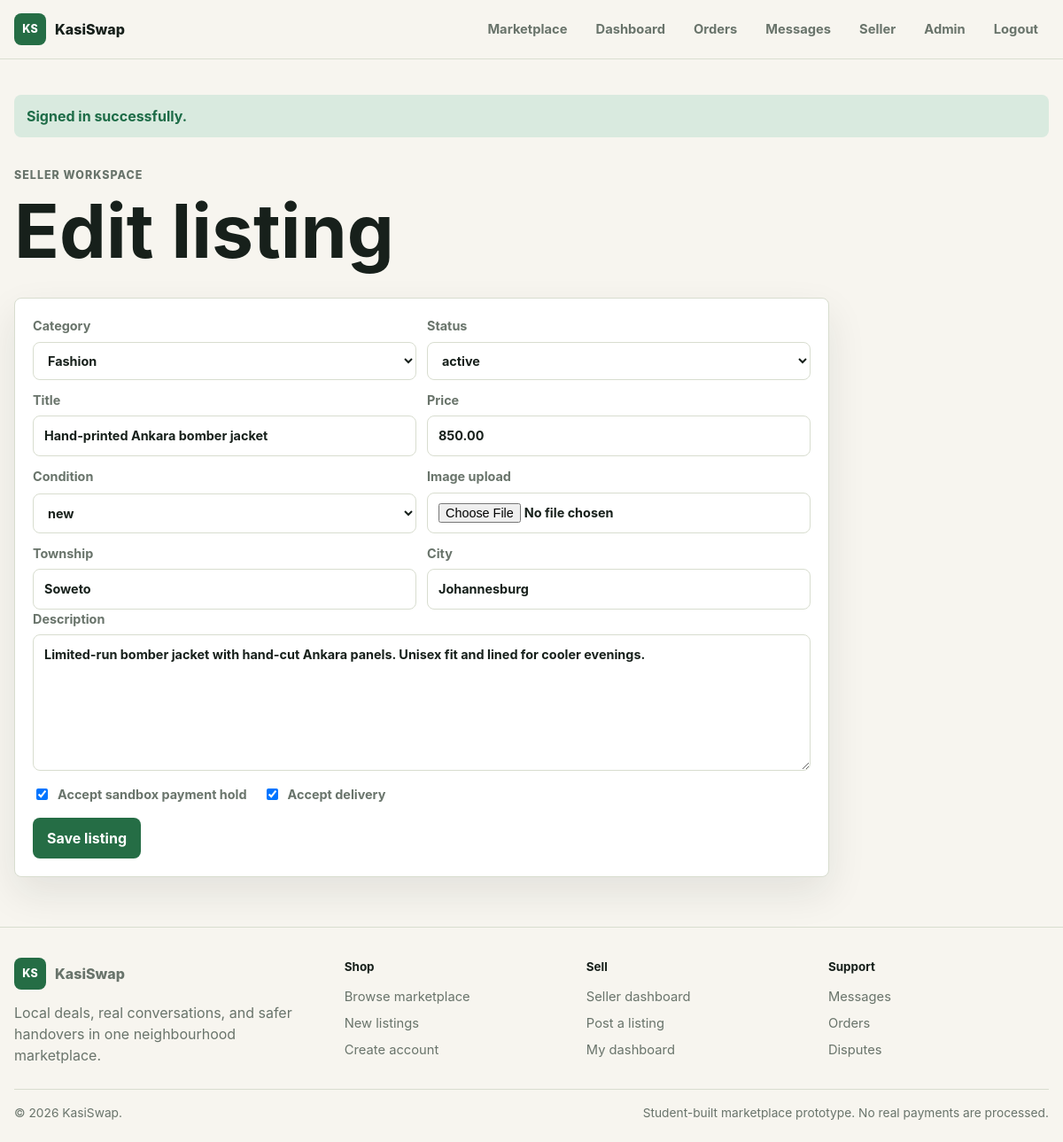
Page /seller-listing-form.php?id=1 (signed in) on the committed database.
### tables this page shows
CREATE TABLE listings (
  id INT AUTO_INCREMENT PRIMARY KEY,
  seller_id INT NOT NULL,
  category_id INT NOT NULL,
  title VARCHAR(160) NOT NULL,
  slug VARCHAR(180) NOT NULL UNIQUE,
  description TEXT NOT NULL,
  price DECIMAL(10,2) NOT NULL,
  item_condition ENUM('new', 'like_new', 'good', 'fair') NOT NULL,
  status ENUM('active', 'reserved', 'sold', 'draft', 'hidden') NOT NULL DEFAULT 'active',
  location_township VARCHAR(100) NOT NULL,
  location_city VARCHAR(100) NOT NULL,
  accepts_escrow TINYINT(1) NOT NULL DEFAULT 1,
  accepts_delivery TINYINT(1) NOT NULL DEFAULT 1,
  created_at TIMESTAMP NOT NULL DEFAULT CURRENT_TIMESTAMP,
  CONSTRAINT fk_listings_seller FOREIGN KEY (seller_id) REFERENCES users(id),
  CONSTRAINT fk_listings_category FOREIGN KEY (category_id) REFERENCES categories(id),
  INDEX idx_listings_search (status, category_id, location_township, price)
);

### app/database.php (called while the page is built, shortened)
<?php
function db(): PDO
{
    static $pdo = null;
    if ($pdo instanceof PDO) {
        return $pdo;
    }
    $config = app_config();
    $dsn = sprintf(
        'mysql:host=%s;port=%s;dbname=%s;charset=utf8mb4',
        $config['db_host'],
        $config['db_port'],
        $config['db_name']
    );
    $pdo = new PDO($dsn, $config['db_user'], $config['db_pass'], [
        PDO::ATTR_ERRMODE => PDO::ERRMODE_EXCEPTION,
        PDO::ATTR_DEFAULT_FETCH_MODE => PDO::FETCH_ASSOC,
        PDO::ATTR_EMULATE_PREPARES => false,
    ]);
    return $pdo;
}

### app/services.php (called while the page is built, shortened)
<?php
function get_categories(): array
{
    return db()->query('SELECT * FROM categories ORDER BY name')->fetchAll();
}
function get_listing_image(int $listingId): string
{
    $stmt = db()->prepare('SELECT image_path FROM listing_images WHERE listing_id = ? ORDER BY is_primary DESC, id ASC LIMIT 1');
    $stmt->execute([$listingId]);
    $image = $stmt->fetchColumn();
    return $image ?: '/assets/img/placeholder.svg';
}
function get_listing(int $id): ?array
{
    $stmt = db()->prepare(
        'SELECT l.*, c.name AS category_name, u.full_name AS seller_name, u.verification_level, u.township AS seller_township,
                sp.store_name, sp.store_bio, sp.total_sales
         FROM listings l
         JOIN categories c ON c.id = l.category_id
         JOIN users u ON u.id = l.seller_id
         LEFT JOIN seller_profiles sp ON sp.user_id = u.id
         WHERE l.id = ? LIMIT 1'
    );
    $stmt->execute([$id]);
    $listing = $stmt->fetch();
    $listing['image_path'] = get_listing_image((int) $listing['id']);
    return $listing;
}

### app/helpers.php (called while the page is built, shortened)
<?php
function e(?string $value): string
{
    return htmlspecialchars($value ?? '', ENT_QUOTES, 'UTF-8');
}
function selected(string $actual, string $expected): string
{
    return $actual === $expected ? 'selected' : '';
}
function checked(bool $condition): string
{
    return $condition ? 'checked' : '';
}

### public/seller-listing-form.php (the view, shortened to what this page needs)
<?php
$user = require_role(['seller', 'admin']);
$listingId = (int) ($_GET['id'] ?? $_POST['id'] ?? 0);
$listing = $listingId ? get_listing($listingId) : null;
$categories = get_categories();
?>
<section class="page-heading">
    <p class="eyebrow">Seller workspace</p>
    <h1><?= $listing ? 'Edit listing' : 'Create listing' ?></h1>
</section>
<form class="panel wide" method="post" enctype="multipart/form-data">
    <div class="form-grid two">
        <label>Category
            <select name="category_id" required>
                <?php foreach ($categories as $category): ?>
                    <option value="<?= (int) $category['id'] ?>" <?= selected((string) ($listing['category_id'] ?? ''), (string) $category['id']) ?>><?= e($category['name']) ?></option>
                <?php endforeach; ?>
            </select>
        </label>
        <label>Status
            <select name="status">
                <?php foreach (['active', 'reserved', 'sold', 'draft', 'hidden'] as $status): ?>
                    <option value="<?= e($status) ?>" <?= selected((string) ($listing['status'] ?? 'active'), $status) ?>><?= e($status) ?></option>
                <?php endforeach; ?>
            </select>
        </label>
        <label>Title <input name="title" value="<?= e($listing['title'] ?? '') ?>" required></label>
        <label>Price <input type="number" step="0.01" min="1" name="price" value="<?= e((string) ($listing['price'] ?? '')) ?>" required></label>
        <label>Condition
            <select name="item_condition">
                <?php foreach (['new', 'like_new', 'good', 'fair'] as $condition): ?>
                    <option value="<?= e($condition) ?>" <?= selected((string) ($listing['item_condition'] ?? 'good'), $condition) ?>><?= e(str_replace('_', ' ', $condition)) ?></option>
                <?php endforeach; ?>
            </select>
        </label>
        <label>Image upload <input type="file" name="image" accept="image/jpeg,image/png,image/webp"></label>
        <label>Township <input name="location_township" value="<?= e($listing['location_township'] ?? $user['township'] ?? '') ?>" required></label>
        <label>City <input name="location_city" value="<?= e($listing['location_city'] ?? $user['city'] ?? '') ?>" required></label>
    </div>
    <label>Description <textarea name="description" rows="6" required><?= e($listing['description'] ?? '') ?></textarea></label>
    <div class="checkbox-row">
        <label><input type="checkbox" name="accepts_escrow" value="1" <?= checked((bool) ($listing['accepts_escrow'] ?? true)) ?>> Accept sandbox payment hold</label>
        <label><input type="checkbox" name="accepts_delivery" value="1" <?= checked((bool) ($listing['accepts_delivery'] ?? true)) ?>> Accept delivery</label>
    </div>
    <button class="button primary" type="submit">Save listing</button>
</form>

### public/assets/css/styles.css (style rules this page uses)
:root { --bg: #f7f5ef; --surface: #ffffff; --surface-2: #f0efe7; --text: #17201b; --muted: #69746b; --line: #d8ddcf; --primary: #256d45; --primary-dark: #184a31; --primary-soft: #dfead6; --warning: #9b6b17; --warning-soft: #fff2cc; --danger: #a13d3a; --danger-soft: #f8d9d8; --success: #1d6c47; --success-soft: #d9eadf; --shadow: 0 18px 45px rgba(26, 38, 31, 0.09); color-scheme: light; }
* { box-sizing: border-box; }
body { margin: 0; background: var(--bg); color: var(--text); font-family: Inter, ui-sans-serif, system-ui, -apple-system, BlinkMacSystemFont, "Segoe UI", sans-serif; line-height: 1.5; }
input, select, textarea, button { font: inherit; }
input, select, textarea { width: 100%; border: 1px solid var(--line); border-radius: 8px; background: #fff; color: var(--text); padding: 11px 12px; outline: none; }
label { display: grid; gap: 7px; color: var(--muted); font-size: 0.9rem; font-weight: 650; }
.hero h1, .page-heading h1, .detail-panel h1 { margin: 0; max-width: 780px; font-size: clamp(2.4rem, 7vw, 5.8rem); line-height: 0.98; letter-spacing: 0; }
.hero-lead, .page-heading p, .detail-panel p { color: var(--muted); max-width: 640px; }
.eyebrow { margin: 0 0 12px; color: var(--primary); font-size: 0.78rem; font-weight: 800; letter-spacing: 0.08em; text-transform: uppercase; }
.button { display: inline-flex; min-height: 42px; align-items: center; justify-content: center; border: 1px solid transparent; border-radius: 8px; cursor: pointer; font-weight: 750; padding: 10px 15px; }
.button.primary { background: var(--primary); color: #fff; }
.stats-grid article, .panel, .listing-card, .trust-band, .filter-bar { border: 1px solid var(--line); border-radius: 8px; background: var(--surface); box-shadow: var(--shadow); }
.section, .page-heading { margin: 34px 0; }
.panel { padding: 20px; }
.panel.wide { max-width: 920px; }
.form-grid { display: grid; gap: 12px; }
.form-grid.two { grid-template-columns: repeat(2, minmax(0, 1fr)); }
.checkbox-row { display: flex; flex-wrap: wrap; gap: 18px; margin: 16px 0; }
.checkbox-row label { display: flex; align-items: center; gap: 8px; }
.checkbox-row input { width: auto; }

### rows in the picture
listings: status "active", title "Hand-printed Ankara bomber jacket", price "850.00", item_condition "new", location_township "Soweto", location_city "Johannesburg", description "Limited-run bomber jacket with hand-cut Ankara panels. Unisex fit and lined for cooler evenings."

### other values in the picture
$message['message'] "Signed in successfully."
form field category_id "Fashion"
